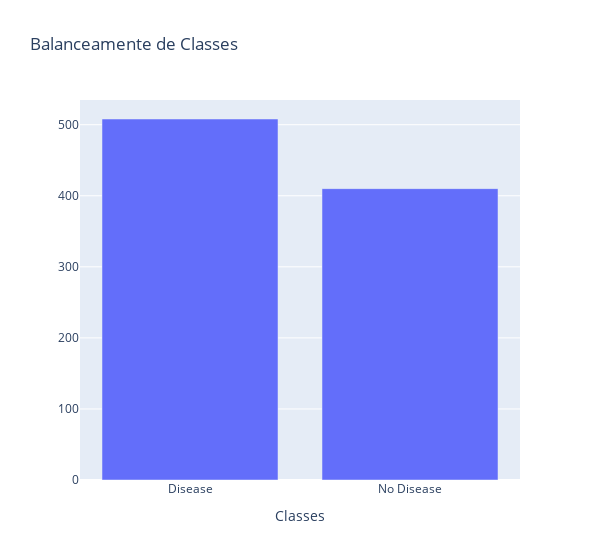

The notebook cell this image was saved under:
### Markdown cell above
### Verificação do balanceamento entre classes

### Code cell
import plotly.express as px
plot_ = df['HEARTDISEASE'].map({1:'Disease', 0:'No Disease'}).value_counts().reset_index()
fig = px.bar(plot_, 
        x='index', 
        y='HEARTDISEASE',
        labels={'index':'Classes', 'HEARTDISEASE':''},
        title='Balanceamente de Classes',
        width=600)
fig.update_xaxes(type='category')
fig.show()

### Figure 1 — Plotly figure (JSON) as saved in the notebook; plotly's stock layout.template omitted (floating-point values rounded to 4 significant figures)
{"data": [{"alignmentgroup": "True", "hovertemplate": "Classes=%{x}<br>=%{y}<extra></extra>", "legendgroup": "", "marker": {"color": "#636efa", "pattern": {"shape": ""}}, "name": "", "offsetgroup": "", "orientation": "v", "showlegend": false, "textposition": "auto", "type": "bar", "x": ["Disease", "No Disease"], "xaxis": "x", "y": [508, 410], "yaxis": "y"}], "layout": {"barmode": "relative", "legend": {"tracegroupgap": 0}, "title": {"text": "Balanceamente de Classes"}, "width": 600, "xaxis": {"anchor": "y", "domain": [0, 1], "title": {"text": "Classes"}, "type": "category"}, "yaxis": {"anchor": "x", "domain": [0, 1], "title": {"text": ""}}}}
